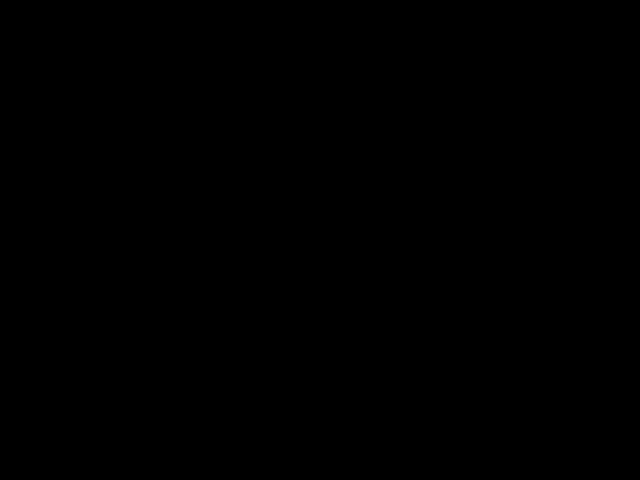
Frame 1 (no input)
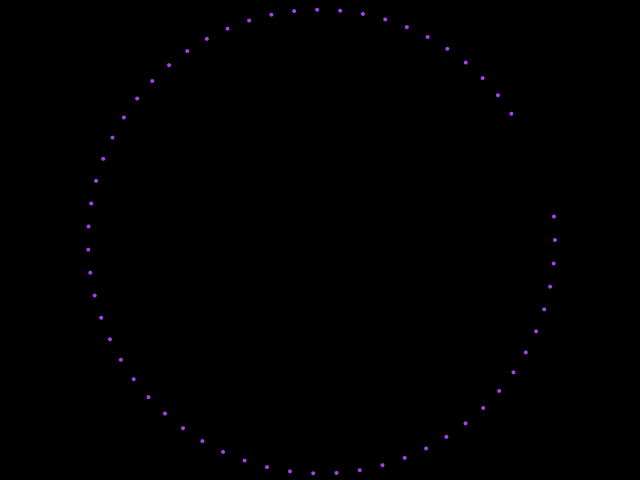
Frame 60 (the mouse pressed at the canvas centre just before this capture)
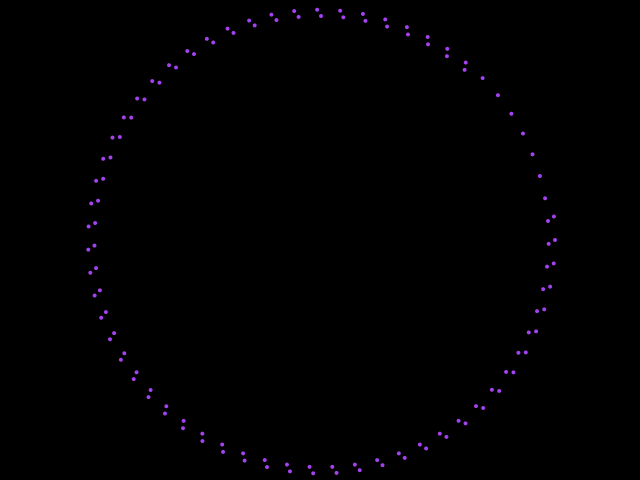
Frame 120 (the mouse held since frame 60 and released just before this capture)

The Processing sketch that drew these frames (run headless with seeded random() and noise(); from frame 60 on, the mouse is pressed at the canvas centre):

// Processing sketch: spiral
// ── spiral.pde
final float d=4;
float x, y;
float r, teta;
color colour;
boolean inOut=false;
float s;
float diff=0.1;
void setup() {
  frameRate(500);
  size(640, 480);
  background(0);
  if (height<width)
    s=height-10;
  else
    s=width-10;
  r=s/2;
  teta=0;
}
void draw() {
  translate(width/2, height/2);
  x=r*cos(teta);
  y=r*sin(teta);
  noStroke();
  drawSpiral();
  if (r<0) {
    inOut=false;
    diff=0.1;
    GenerateColor();
  } else if (r>(s/2)) {
    inOut=true;
    
    diff=-0.1;
    
    GenerateColor();
  }
  
}
void keyPressed() {
  if (key==' ')
    background(0);
}
void drawSpiral() {
  fill(colour);
  ellipse(x, y, d, d);
  r+=diff;
  teta=teta-diff;
}
void GenerateColor(){
    float R = random(255);
    float G = random (255);
    float B = random (255);
    colour=color(R, G, B);
  }
